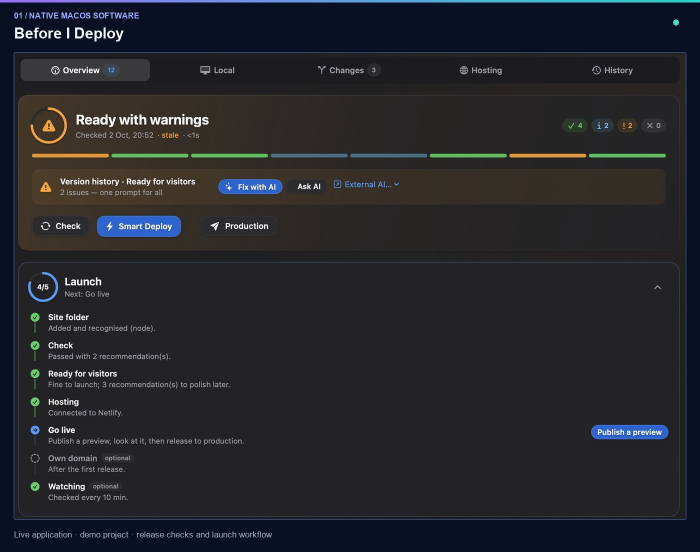
#> input picture assets/screens/before-i-deploy.jpg, 1400 x 1104 px (shown at 1/2 size)
$ python frame_screens.py
#> lines starting #> are read from the running program, lines starting #| are printed output that depends on the picture; after the words box and inside, x2 and y2 are one past the last pixel; in counts of white or black regions, pixels touching at a corner belong together
#> in frame, original is the input picture: PIL image 1400x1104 RGB; mean R, G, B 37.6, 38.7, 43
#!/usr/bin/env python3
"""Re-frame the genuine interface captures with a per-project colour accent.

The original files in assets/screens/ stay untouched. Their presentation frame
(caption above, note below) is removed so the README heading is not repeated,
and the unmodified interface area is placed on a coloured stage.
Requires Pillow; run manually, not in the public workflow.
"""
from pathlib import Path
from PIL import Image, ImageDraw, ImageFilter

ROOT = Path(__file__).resolve().parents[1]
SRC = ROOT / 'assets/screens'
OUT = SRC / 'framed'

# Accent pairs follow the project colours used in assets/motion/.
ACCENTS = {
    'bid': ('#A78BFA', '#22D3EE'),
    'police': ('#22D3EE', '#34D399'),
    'client': ('#FBBF24', '#F472B6'),
    'community': ('#34D399', '#A78BFA'),
    'tlr': ('#F472B6', '#8B5CF6'),
}
SHOTS = {
    'before-i-deploy.jpg': 'bid', 'bid-mission-control.jpg': 'bid', 'bid-command-palette.jpg': 'bid',
    'police-dashboard.jpg': 'police', 'police-employees.jpg': 'police',
    'police-ranks.jpg': 'police', 'police-handbook.jpg': 'police',
    'client-education.jpg': 'client', 'client-education-faq.jpg': 'client',
    'community-platform.jpg': 'community', 'community-rules.jpg': 'community',
}
STAGE = (13, 10, 34)
PAD = 34
RADIUS = 18


def hex_rgb(value):
    value = value.lstrip('#')
    return tuple(int(value[i:i + 2], 16) for i in (0, 2, 4))


def inner_area(image):
    """Find the captured interface inside the original presentation frame."""
    grey = image.convert('L')
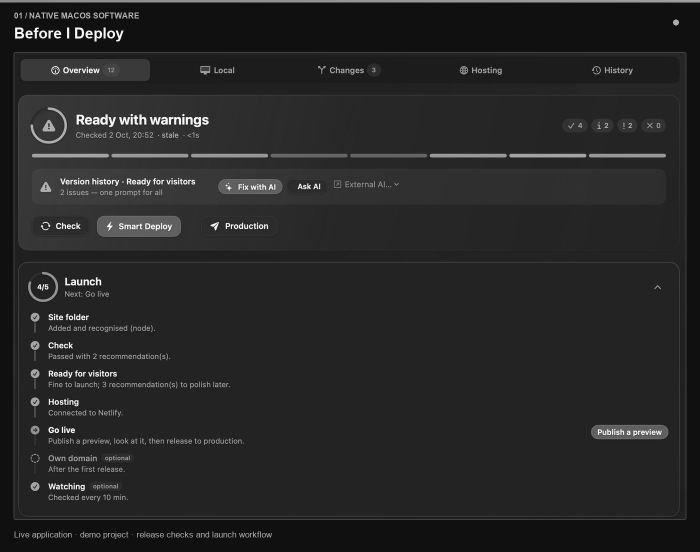
#> grey: PIL image 1400x1104 L (shown at 1/2 size); min 0, max 255, mean 38.8
    width, height = grey.size
#> width = 1400; height = 1104
    background = grey.getpixel((10, height // 2))
#> background = 16
    bottom = 106
    while bottom < height and grey.getpixel((28, bottom)) > background + 18:
        bottom += 1
#> after the loop, bottom = 1039
    return (29, 106, width - 29, bottom - 1)


def gradient(size, start, end):
    width, height = size
    a, b = hex_rgb(start), hex_rgb(end)
    strip = Image.new('RGB', (width, 1))
    for x in range(width):
        t = x / max(width - 1, 1)
        strip.putpixel((x, 0), tuple(round(a[i] + (b[i] - a[i]) * t) for i in range(3)))
    return strip.resize(size)


def frame(name, accent, full=False, out_name=None):
    original = Image.open(SRC / name).convert('RGB')
    shot = original if full else original.crop(inner_area(original))
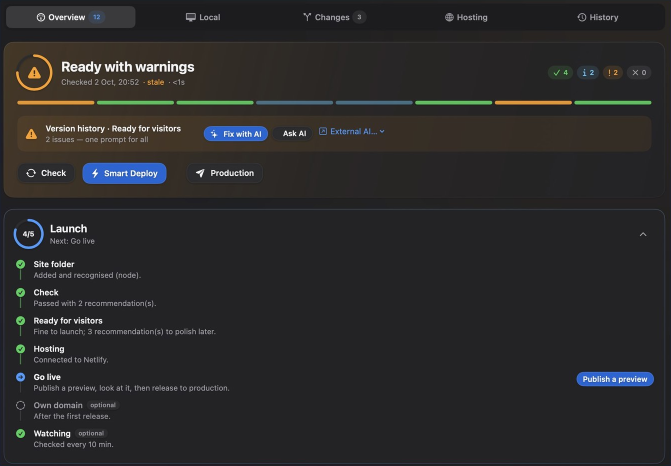
#> shot: PIL image 1342x932 RGB (shown at 1/2 size); mean R, G, B 42.8, 42.1, 42.6
    width, height = shot.size
#> width = 1342; height = 932
    canvas_size = (width + PAD * 2, height + PAD * 2)
#> canvas_size = (1410, 1000)
    start, end = ACCENTS[accent]

    stage = Image.new('RGB', canvas_size, STAGE)
    glow = Image.new('L', canvas_size, 0)
#> glow: PIL image 1410x1000 L; every value is 0
    ImageDraw.Draw(glow).rounded_rectangle((PAD - 6, PAD - 6, PAD + width + 6, PAD + height + 6), RADIUS + 6, fill=150)
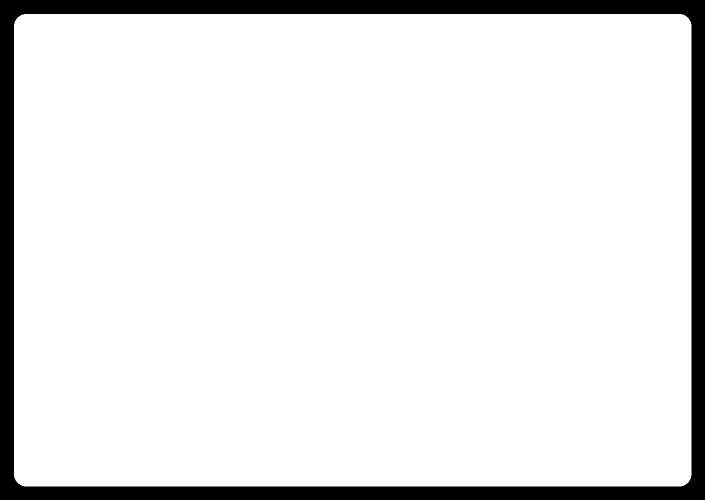
#> glow: PIL image 1410x1000 L (shown at 1/2 size); values 0 (black) and 150 (white), 90.8% white; 1 black region, box (x1, y1, x2, y2) and area: (0, 0, 1410, 1000) 130049
    glow = glow.filter(ImageFilter.GaussianBlur(22))
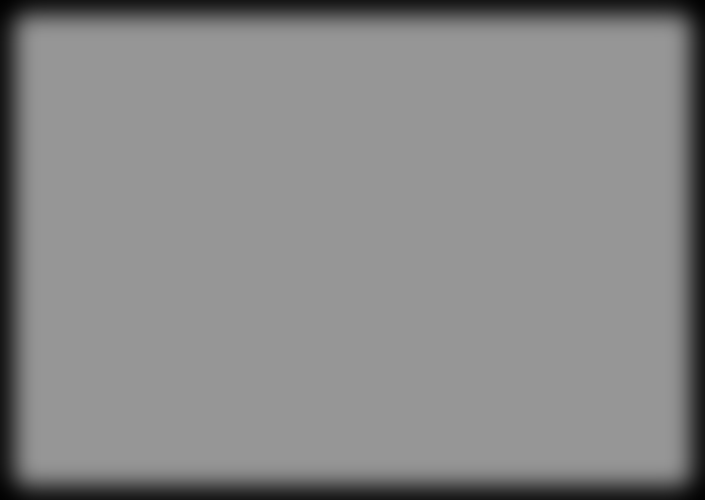
#> glow: PIL image 1410x1000 L (shown at 1/2 size); min 2, max 150, mean 135.8
    stage = Image.composite(gradient(canvas_size, start, end), stage, glow)
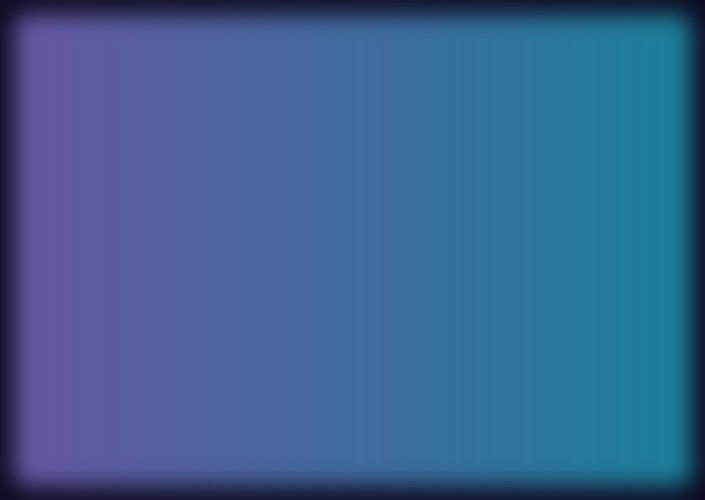
#> stage: PIL image 1410x1000 RGB (shown at 1/2 size); mean R, G, B 59.6, 97.9, 145.8

    border = Image.new('L', canvas_size, 0)
    ImageDraw.Draw(border).rounded_rectangle((PAD - 2, PAD - 2, PAD + width + 1, PAD + height + 1), RADIUS + 2, fill=255)
#> border: PIL image 1410x1000 L; 89.3% white; 1 black region, box (x1, y1, x2, y2) and area: (0, 0, 1410, 1000) 150512
    stage = Image.composite(gradient(canvas_size, start, end), stage, border)
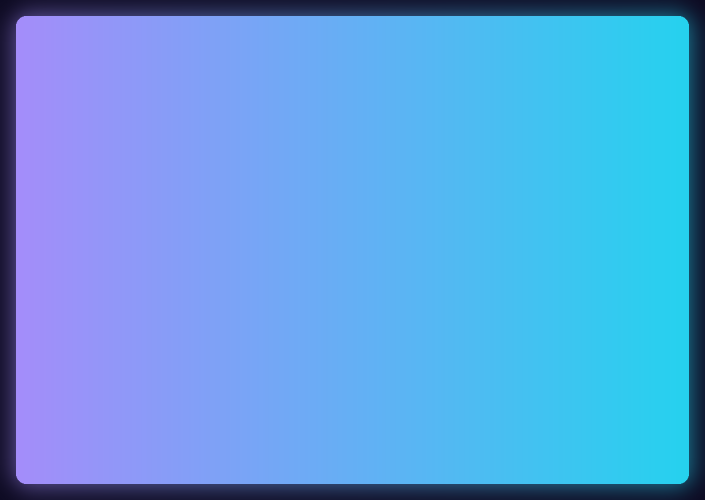
#> stage: PIL image 1410x1000 RGB (shown at 1/2 size); mean R, G, B 92.9, 160.7, 225.8

    mask = Image.new('L', shot.size, 0)
#> mask: PIL image 1342x932 L; every value is 0
    ImageDraw.Draw(mask).rounded_rectangle((0, 0, width - 1, height - 1), RADIUS, fill=255)
#> mask: PIL image 1342x932 L; 100% white; 4 black regions, box (x1, y1, x2, y2) and area: (0, 0, 14, 14) 74, (1328, 0, 1342, 14) 74, (0, 918, 14, 932) 74, (1328, 918, 1342, 932) 74
    stage.paste(shot, (PAD, PAD), mask)
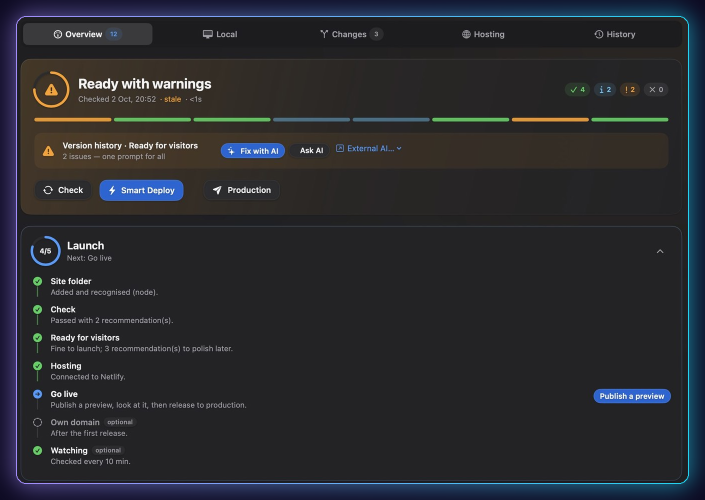
#> stage: PIL image 1410x1000 RGB (shown at 1/2 size); mean R, G, B 41.7, 42.9, 47.2
    OUT.mkdir(exist_ok=True)
    stage.save(OUT / (out_name or name), quality=84, optimize=True, progressive=True)
    return stage.size


# Current The Last Republic site, captured from the codebase running locally (no presentation frame).
FULL = {'tlr/home.jpg': ('tlr', 'tlr-home.jpg')}

if __name__ == '__main__':
    for file_name, accent_name in SHOTS.items():
        print(file_name, frame(file_name, accent_name))
#> pass 2 of the loop `for file_name, accent_name in SHOTS.items():`:
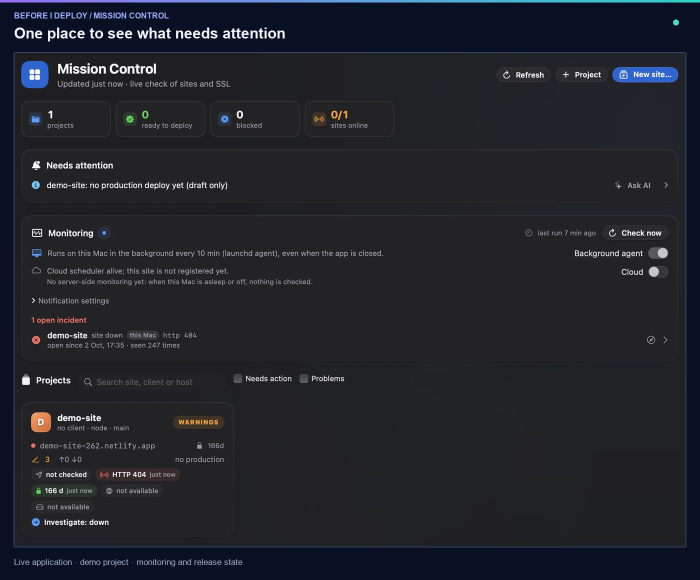
#> input picture assets/screens/bid-mission-control.jpg, 1400 x 1159 px (shown at 1/2 size)
#> in frame, original is the input picture: PIL image 1400x1159 RGB; mean R, G, B 34.1, 35.9, 42.3
#> grey: PIL image 1400x1159 L
#> shot: PIL image 1342x987 RGB
#> in frame (call 2), `ImageDraw.Draw(glow).rounded_rectangle((PAD - 6, PAD - 6, PAD + width ..`:
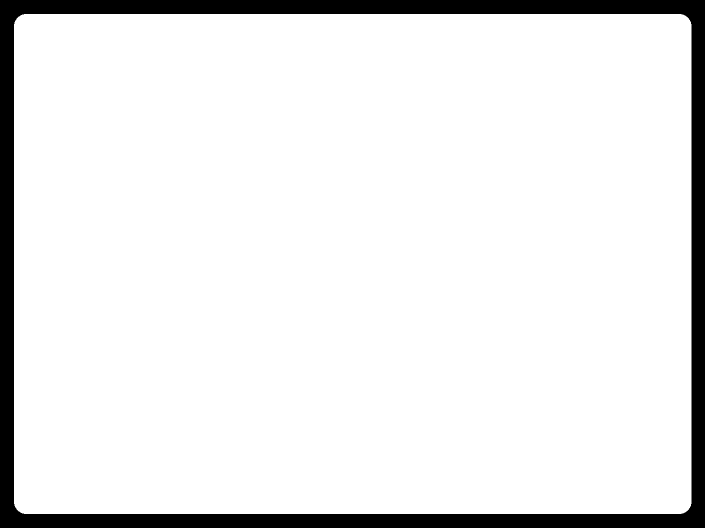
#> glow: PIL image 1410x1055 L (shown at 1/2 size); values 0 (black) and 150 (white), 91.1% white; 1 black region, box (x1, y1, x2, y2) and area: (0, 0, 1410, 1055) 133074
#> border: PIL image 1410x1055 L; 89.6% white; 1 black region, box (x1, y1, x2, y2) and area: (0, 0, 1410, 1055) 154032
#> in frame (call 2), `stage.paste(shot, (PAD, PAD), mask)`:
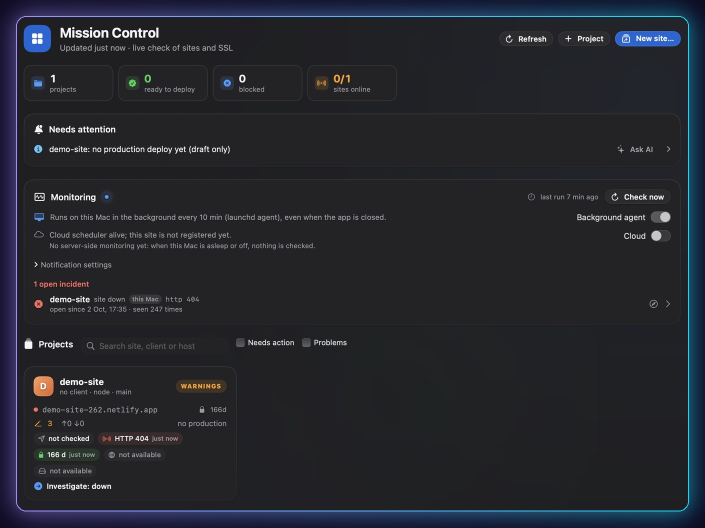
#> stage: PIL image 1410x1055 RGB (shown at 1/2 size); mean R, G, B 37.3, 39.3, 45.9
#> pass 3 of the loop `for file_name, accent_name in SHOTS.items():`:
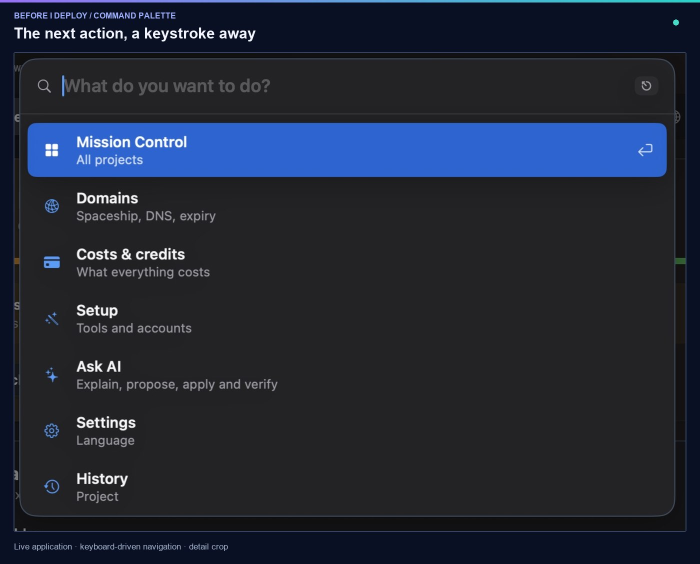
#> input picture assets/screens/bid-command-palette.jpg, 1400 x 1128 px (shown at 1/2 size)
#> in frame, original is the input picture: PIL image 1400x1128 RGB; mean R, G, B 34, 40.2, 54.9
#> grey: PIL image 1400x1128 L
#> shot: PIL image 1342x956 RGB
#> in frame (call 3), `ImageDraw.Draw(glow).rounded_rectangle((PAD - 6, PAD - 6, PAD + width ..`:
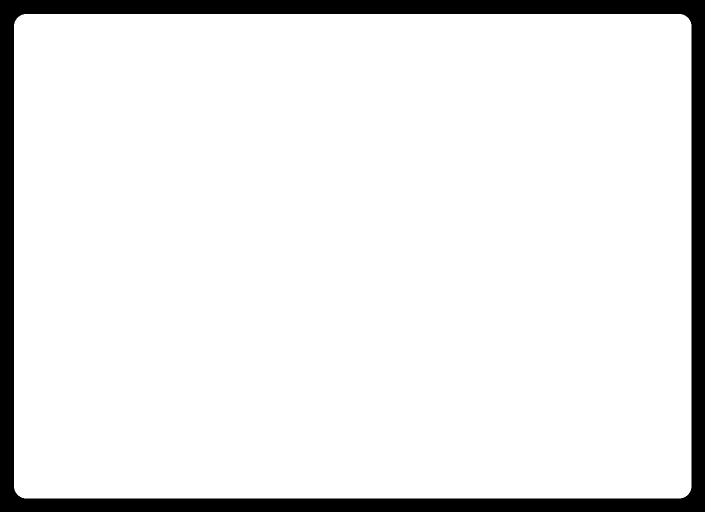
#> glow: PIL image 1410x1024 L (shown at 1/2 size); values 0 (black) and 150 (white), 90.9% white; 1 black region, box (x1, y1, x2, y2) and area: (0, 0, 1410, 1024) 131369
#> border: PIL image 1410x1024 L; 89.5% white; 1 black region, box (x1, y1, x2, y2) and area: (0, 0, 1410, 1024) 152048
#> in frame (call 3), `stage.paste(shot, (PAD, PAD), mask)`:
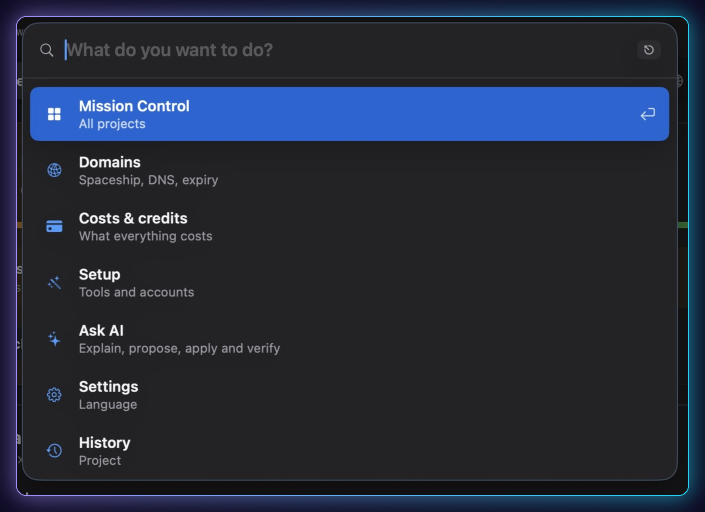
#> stage: PIL image 1410x1024 RGB (shown at 1/2 size); mean R, G, B 37.3, 44.2, 59.9
#> (the run stopped early here; a loop or call above may not have finished)
